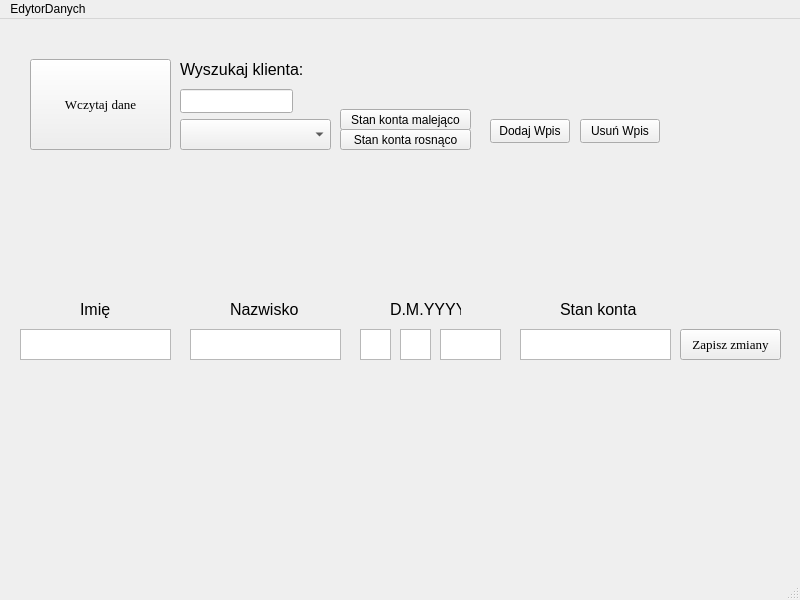
<?xml version="1.0" encoding="UTF-8"?>
<ui version="4.0">
 <class>MainWindow</class>
 <widget class="QMainWindow" name="MainWindow">
  <property name="geometry">
   <rect>
    <x>0</x>
    <y>0</y>
    <width>800</width>
    <height>600</height>
   </rect>
  </property>
  <property name="windowTitle">
   <string>MainWindow</string>
  </property>
  <widget class="QWidget" name="centralwidget">
   <widget class="QPushButton" name="Save">
    <property name="geometry">
     <rect>
      <x>680</x>
      <y>310</y>
      <width>101</width>
      <height>31</height>
     </rect>
    </property>
    <property name="font">
     <font>
      <family>Times New Roman</family>
      <pointsize>10</pointsize>
      <bold>false</bold>
     </font>
    </property>
    <property name="text">
     <string>Zapisz zmiany</string>
    </property>
   </widget>
   <widget class="QPushButton" name="Load">
    <property name="geometry">
     <rect>
      <x>30</x>
      <y>40</y>
      <width>141</width>
      <height>91</height>
     </rect>
    </property>
    <property name="font">
     <font>
      <family>Times New Roman</family>
      <pointsize>10</pointsize>
      <bold>false</bold>
     </font>
    </property>
    <property name="text">
     <string>Wczytaj dane</string>
    </property>
   </widget>
   <widget class="QComboBox" name="Search">
    <property name="geometry">
     <rect>
      <x>180</x>
      <y>100</y>
      <width>151</width>
      <height>31</height>
     </rect>
    </property>
   </widget>
   <widget class="QTextEdit" name="Imie">
    <property name="geometry">
     <rect>
      <x>20</x>
      <y>310</y>
      <width>151</width>
      <height>31</height>
     </rect>
    </property>
   </widget>
   <widget class="QTextEdit" name="Nazwisko">
    <property name="geometry">
     <rect>
      <x>190</x>
      <y>310</y>
      <width>151</width>
      <height>31</height>
     </rect>
    </property>
   </widget>
   <widget class="QTextEdit" name="DzienUrodzenia">
    <property name="geometry">
     <rect>
      <x>360</x>
      <y>310</y>
      <width>31</width>
      <height>31</height>
     </rect>
    </property>
   </widget>
   <widget class="QTextEdit" name="RokUrodzenia">
    <property name="geometry">
     <rect>
      <x>440</x>
      <y>310</y>
      <width>61</width>
      <height>31</height>
     </rect>
    </property>
   </widget>
   <widget class="QTextEdit" name="MiesiacUrodzenia">
    <property name="geometry">
     <rect>
      <x>400</x>
      <y>310</y>
      <width>31</width>
      <height>31</height>
     </rect>
    </property>
   </widget>
   <widget class="QTextEdit" name="StanKonta">
    <property name="geometry">
     <rect>
      <x>520</x>
      <y>310</y>
      <width>151</width>
      <height>31</height>
     </rect>
    </property>
   </widget>
   <widget class="QLabel" name="label">
    <property name="geometry">
     <rect>
      <x>80</x>
      <y>280</y>
      <width>31</width>
      <height>21</height>
     </rect>
    </property>
    <property name="font">
     <font>
      <pointsize>12</pointsize>
     </font>
    </property>
    <property name="text">
     <string>Imię</string>
    </property>
    <property name="textFormat">
     <enum>Qt::AutoText</enum>
    </property>
   </widget>
   <widget class="QLabel" name="label_2">
    <property name="geometry">
     <rect>
      <x>230</x>
      <y>280</y>
      <width>81</width>
      <height>21</height>
     </rect>
    </property>
    <property name="font">
     <font>
      <pointsize>12</pointsize>
     </font>
    </property>
    <property name="text">
     <string>Nazwisko</string>
    </property>
    <property name="textFormat">
     <enum>Qt::AutoText</enum>
    </property>
   </widget>
   <widget class="QLabel" name="label_3">
    <property name="geometry">
     <rect>
      <x>390</x>
      <y>280</y>
      <width>71</width>
      <height>21</height>
     </rect>
    </property>
    <property name="font">
     <font>
      <pointsize>12</pointsize>
     </font>
    </property>
    <property name="text">
     <string>D.M.YYYY</string>
    </property>
    <property name="textFormat">
     <enum>Qt::AutoText</enum>
    </property>
   </widget>
   <widget class="QLabel" name="label_4">
    <property name="geometry">
     <rect>
      <x>560</x>
      <y>280</y>
      <width>91</width>
      <height>21</height>
     </rect>
    </property>
    <property name="font">
     <font>
      <pointsize>12</pointsize>
     </font>
    </property>
    <property name="text">
     <string>Stan konta</string>
    </property>
    <property name="textFormat">
     <enum>Qt::AutoText</enum>
    </property>
   </widget>
   <widget class="QLabel" name="label_5">
    <property name="geometry">
     <rect>
      <x>180</x>
      <y>40</y>
      <width>131</width>
      <height>21</height>
     </rect>
    </property>
    <property name="font">
     <font>
      <pointsize>12</pointsize>
     </font>
    </property>
    <property name="text">
     <string>Wyszukaj klienta:</string>
    </property>
    <property name="textFormat">
     <enum>Qt::AutoText</enum>
    </property>
   </widget>
   <widget class="QPushButton" name="Malejaco">
    <property name="geometry">
     <rect>
      <x>340</x>
      <y>90</y>
      <width>131</width>
      <height>21</height>
     </rect>
    </property>
    <property name="text">
     <string>Stan konta malejąco</string>
    </property>
   </widget>
   <widget class="QLineEdit" name="SearchByLetters">
    <property name="geometry">
     <rect>
      <x>180</x>
      <y>70</y>
      <width>113</width>
      <height>24</height>
     </rect>
    </property>
   </widget>
   <widget class="QPushButton" name="Rosnaco">
    <property name="geometry">
     <rect>
      <x>340</x>
      <y>110</y>
      <width>131</width>
      <height>21</height>
     </rect>
    </property>
    <property name="text">
     <string>Stan konta rosnąco</string>
    </property>
   </widget>
   <widget class="QPushButton" name="Add">
    <property name="geometry">
     <rect>
      <x>490</x>
      <y>100</y>
      <width>80</width>
      <height>24</height>
     </rect>
    </property>
    <property name="text">
     <string>Dodaj Wpis</string>
    </property>
   </widget>
   <widget class="QPushButton" name="Delete">
    <property name="geometry">
     <rect>
      <x>580</x>
      <y>100</y>
      <width>80</width>
      <height>24</height>
     </rect>
    </property>
    <property name="text">
     <string>Usuń Wpis</string>
    </property>
   </widget>
  </widget>
  <widget class="QMenuBar" name="menubar">
   <property name="geometry">
    <rect>
     <x>0</x>
     <y>0</y>
     <width>800</width>
     <height>21</height>
    </rect>
   </property>
   <widget class="QMenu" name="menuEdytorDanych">
    <property name="title">
     <string>EdytorDanych</string>
    </property>
   </widget>
   <addaction name="menuEdytorDanych"/>
  </widget>
  <widget class="QStatusBar" name="statusbar"/>
 </widget>
 <resources/>
 <connections/>
 <slots>
  <slot>slot1()</slot>
 </slots>
</ui>
